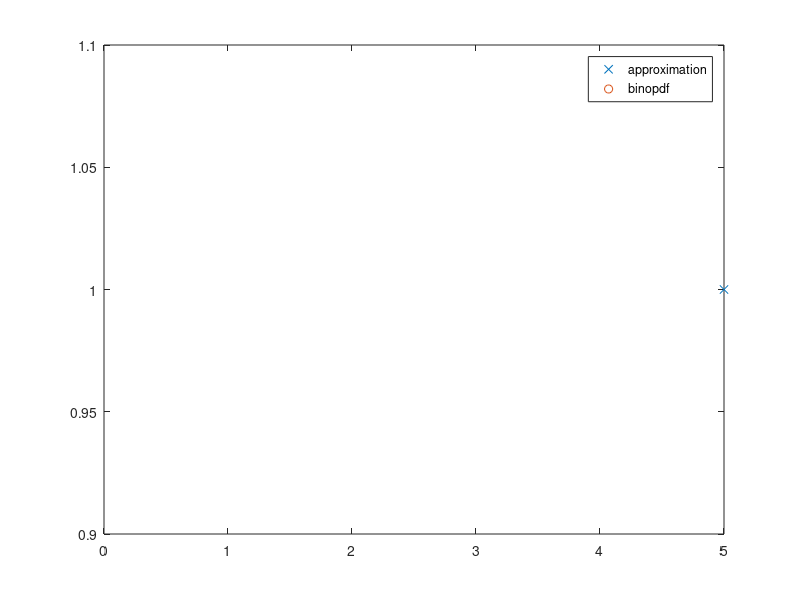

Write the MATLAB code that produced this figure.
p=input('p=');
n=input('nr of trials=');
N=input('Number of simulations=');

for i=1:N
    %the ith simulation
    X(i)=0;
    for j=1:n
        U=rand;
        X(i)=X(i)+(U<p);
    end
end


%unique values obtained
U_X = unique(X);
%frequency of the values
n_X = hist(X,length(U_X));
rel_freq=n_X/N; %the relative frequency

[U_X;rel_freq]

plot(U_X, rel_freq,"x",0:n,binopdf(0:n,n,p),"o");
legend('approximation','binopdf');

